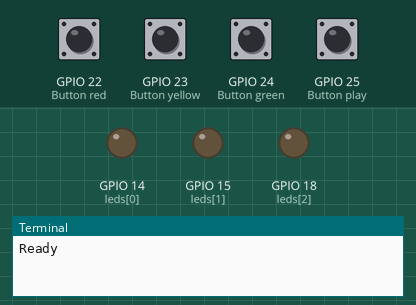
Simulated run of this program. Board: Raspberry Pi (BCM pin numbers). Parts: output pins drawn as LEDs (lit = HIGH), the last lines printed to the terminal. Inputs (shaded band) come from the test bench; at power-on: GPIO 22 (Button red), GPIO 23 (Button yellow), GPIO 24 (Button green), GPIO 25 (Button play) HIGH.

Above: at 1.2 s.
1.3 s: GPIO 22 (Button red) pulled LOW for 0.15 s
At 1.37 s:
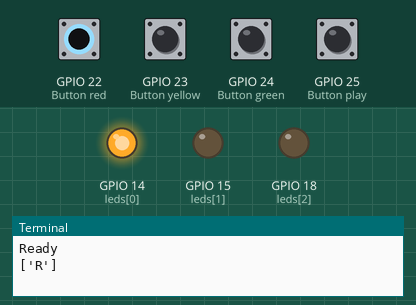
2.9 s: GPIO 23 (Button yellow) pulled LOW for 0.15 s
At 2.97 s:
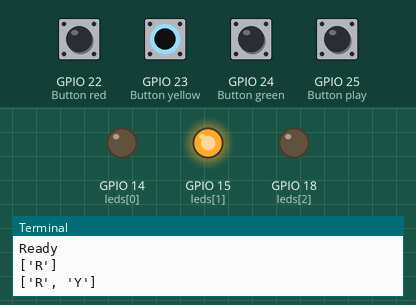
4.5 s: GPIO 24 (Button green) pulled LOW for 0.15 s
At 4.57 s:
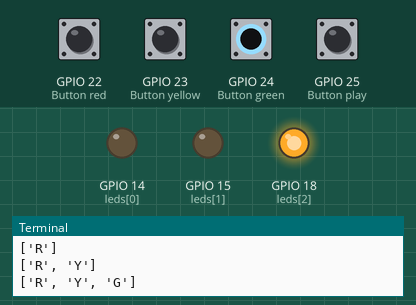
6.1 s: GPIO 25 (Button play) pulled LOW for 0.15 s
At 6.5 s:
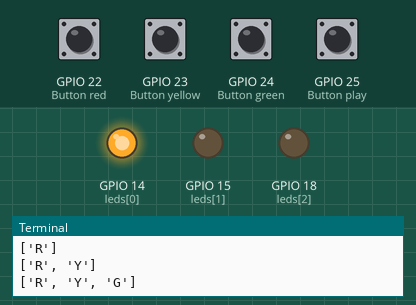
9.2 s: GPIO 23 (Button yellow) pulled LOW for 1 s
At 10.8 s:
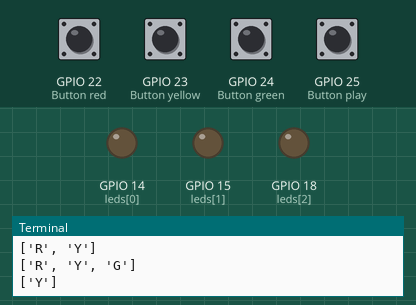
11.7 s: GPIO 22 (Button red) pulled LOW for 1 s
At 12.0 s:
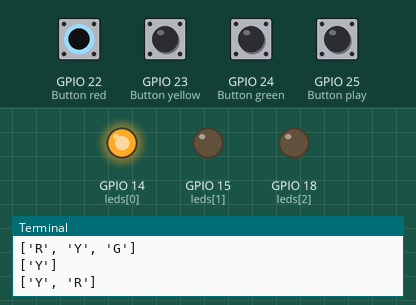
Timing chart, 0 to 14.7 s (numbered marks = the images above; inputs shaded):
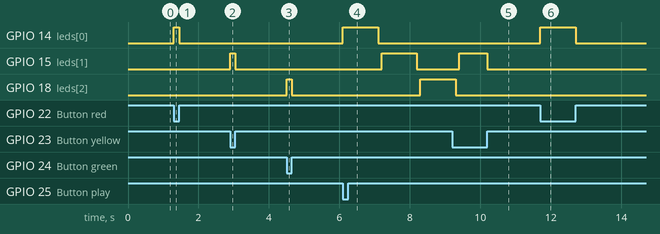

Measured:
- after the input at 1.3 s, GPIO 14 (leds[0]): LOW → HIGH at once, → LOW 0.15 s later
- after the input at 2.9 s, GPIO 15 (leds[1]): LOW → HIGH at once, → LOW 0.15 s later
- after the input at 4.5 s, GPIO 18 (leds[2]): LOW → HIGH at once, → LOW 0.15 s later
- after the input at 6.1 s, GPIO 14 (leds[0]): LOW → HIGH at once, → LOW 1.0 s later; GPIO 15 (leds[1]): LOW → HIGH after 1.1 s, → LOW 1.0 s later; GPIO 18 (leds[2]): LOW → HIGH after 2.2 s
- after the input at 9.2 s, GPIO 15 (leds[1]): LOW → HIGH after 0.20 s, → LOW 0.80 s later
- after the input at 11.7 s, GPIO 14 (leds[0]): LOW → HIGH at once, → LOW 1.0 s later

The program:

sequence_repeater.py
```python
import gpiozero as gz
import time
import signal

def handle_color_press(leds,color,arr):
    arr += [color]
    print(arr)
    show_led(leds,color)

def show_led(leds,color):
    if color == "R":
        leds.value = (1,0,0)
    if color == "Y":
        leds.value = (0,1,0)
    if color == "G":
        leds.value = (0,0,1)

def run_sequence(leds,data):
    for color in data:
        show_led(leds,color)
        time.sleep(1)
        leds.off()
        time.sleep(0.1)

    data.clear()

def main():
    print("Ready")
    data = []

    red = gz.Button(22)
    yellow = gz.Button(23)
    green = gz.Button(24)
    play = gz.Button(25)

    leds = gz.LEDBoard(14,15,18)

    red.when_pressed = lambda : handle_color_press(leds, "R",data)
    yellow.when_pressed = lambda : handle_color_press(leds, "Y",data)
    green.when_pressed = lambda : handle_color_press(leds, "G",data)

    red.when_released = leds.off
    yellow.when_released = leds.off
    green.when_released = leds.off

    play.when_pressed = lambda : run_sequence(leds,data)

    signal.pause()

main()
```
